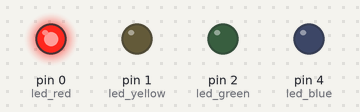
Bench run of a sketch on a simulated Arduino Uno, built with avr-gcc and run on an emulated ATmega328P. Shown: output pins drawn as LEDs (lit = HIGH).

Above: at 0.5 s.
At 1.5 s:
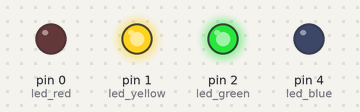
At 5.5 s:
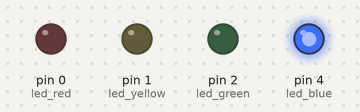
Timing chart, 0 to 6.9 s (numbered marks = the images above):
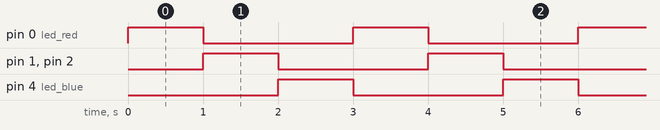

Measured:
- by itself, pin 0 (led_red), pin 1 (led_yellow), pin 2 (led_green), pin 4 (led_blue): alternates HIGH for 1.0 s and LOW for 2.0 s
- by itself, everything shown: repeats every 3.0 s, in 3 steps

The sketch:

sketch_oct18a.ino
```cpp
int led_red = 0;
int led_yellow = 1;
int led_green = 2;
int led_blue = 4;
void setup ()
{
  pinMode (led_red, OUTPUT);
  pinMode (led_yellow, OUTPUT);
  pinMode (led_green, OUTPUT);
  pinMode (led_blue, OUTPUT);
}
void loop()
{
  digitalWrite (led_red, HIGH);
  digitalWrite (led_yellow, LOW);
  digitalWrite (led_green, LOW);
  digitalWrite (led_blue, LOW);
  delay (1000);


  digitalWrite (led_red, LOW);
  digitalWrite (led_yellow, HIGH);
  digitalWrite (led_green, HIGH);
  digitalWrite (led_blue, LOW);
  delay (1000);


  digitalWrite (led_red, LOW);
  digitalWrite (led_yellow, LOW);
  digitalWrite (led_green, LOW);
  digitalWrite (led_blue, HIGH);
  delay (1000);
}
```
